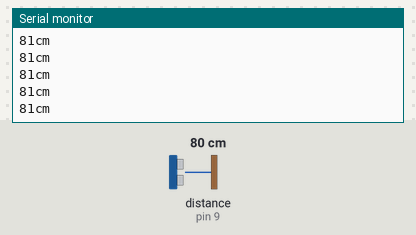
Bench run of a sketch on a simulated Arduino Uno, built with avr-gcc and run on an emulated ATmega328P. On the bench: the last lines printed to the serial monitor. The test bench sets the inputs (shaded band); at power-on: distance to the obstacle (sensor on pin 9) 80 cm.

Above: at 1.2 s.
1.3 s: distance to the obstacle (sensor on pin 9) set to 250 cm
At 1.49 s:
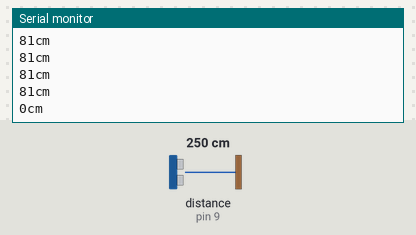
4.3 s: distance to the obstacle (sensor on pin 9) set to 2 cm
At 4.3 s:
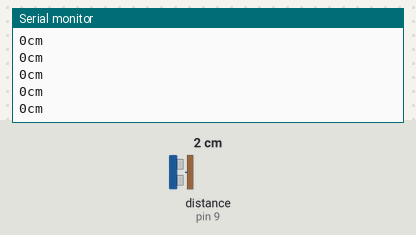
Timing chart, 0 to 7.3 s (numbered marks = the images above; inputs shaded):
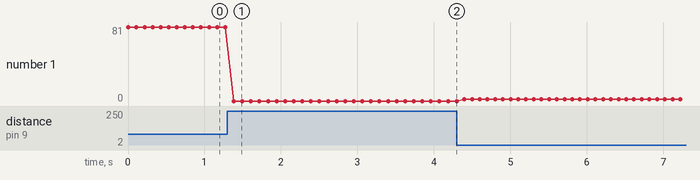

The sketch:

sketch_ultrasound.ino
```cpp
#include <Servo.h>
#include <NewPing.h>

int UltraSound = 9;
int cm;
NewPing sonar(9,9,200);

void setup() {
  Serial.begin(9600);


}

void loop() {
  Serial.print(sonar.ping_cm());
  Serial.println("cm");
  delay(100);

}
```

Measured:
- after the input at 1.3 s, the serial monitor: prints a new line after 0.08 s (image 1)
- plotted number 1: 81 → 0 after the input at 1.3 s, 0 → 2 after the input at 4.3 s
